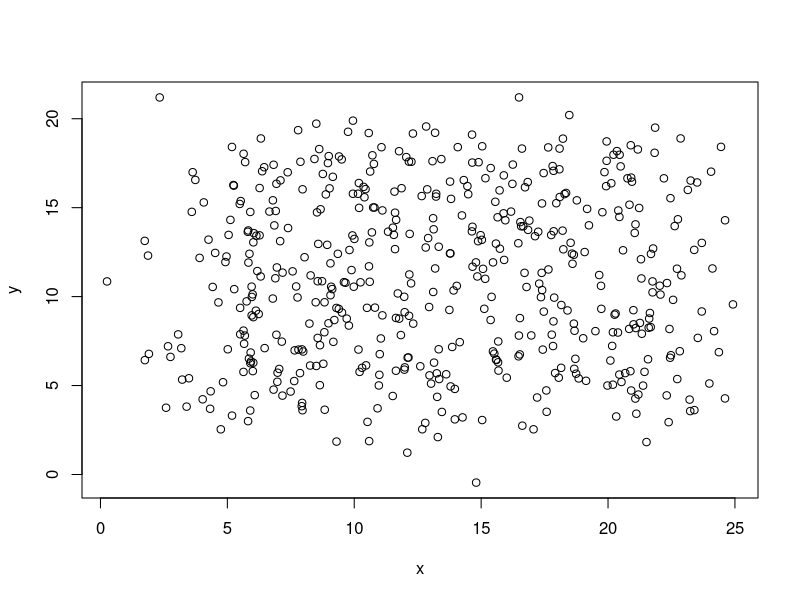
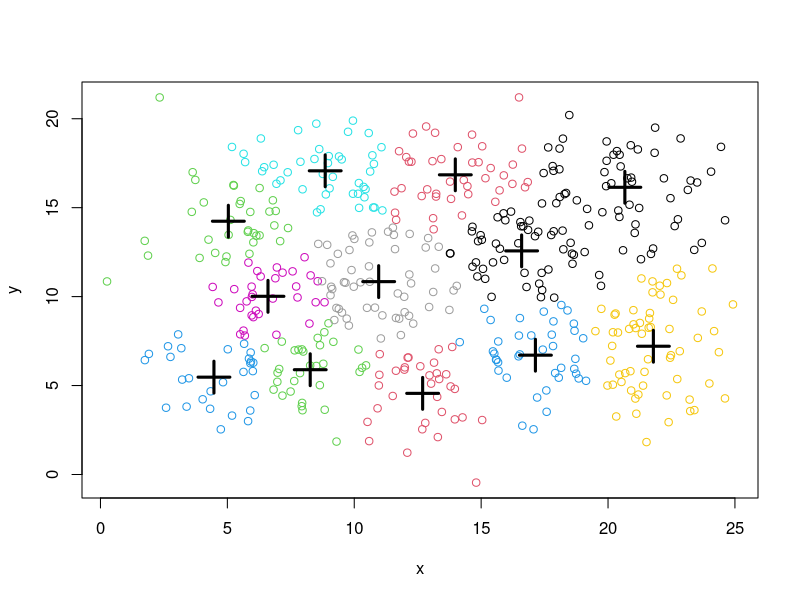

Reproduce these figures in R, in order.
## ---- chunk 1
knitr::opts_chunk$set(echo = FALSE)
## ---- chunk 2
points <- 500
sdX <- 2
sdY <- 2
gY <- 3
gX <- 4

x <- rnorm(points, 1, sdX) + 5*sample(c(1:gX),points,replace=TRUE)
y <- rnorm(points, 1, sdY) + 5*sample(c(1:gY),points,replace=TRUE)
plot(x,y) 
## ---- chunk 3
df <- data.frame(x=x,
                 y=y)
kmeansObj <- kmeans(df,centers=gX*gY)
plot(x=x, y=y, col=kmeansObj$cluster)
points(kmeansObj$centers,pch=3,cex=3,lwd=3)
## ---- chunk 4
print("Thank you!!!")
